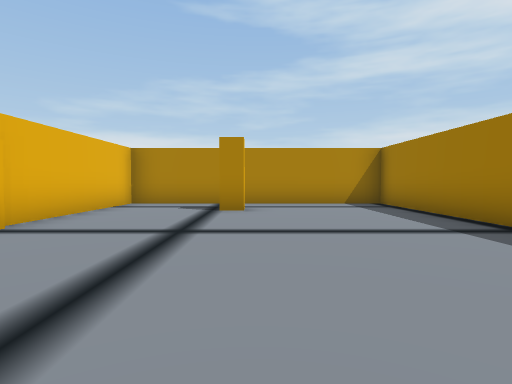
[1] (above)

20 first-person views from a walk through a Unity game level. The camera is 1.2 m above the floor, tilts 2° down and sees 80° across. The floor is counted in squares, 2 m on a side. Each view is taken from the middle of a square. On the plan, view 1 faces up. The plan holds only what a view shows up to about 9 squares ahead; the rest is blank. The place goes on beyond the plan. Some animated figures are not drawn.

[2]
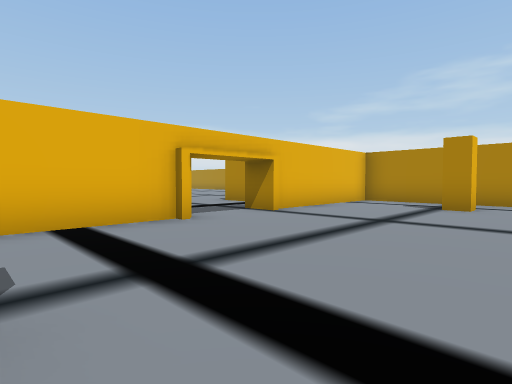

[3]
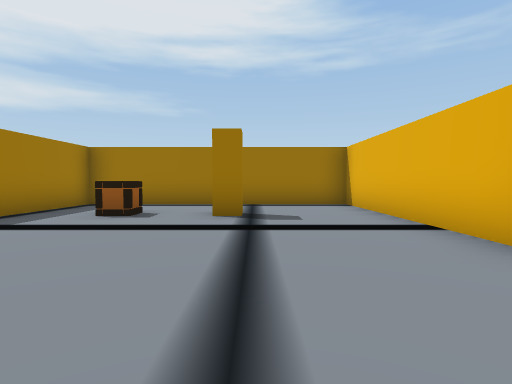

[4]
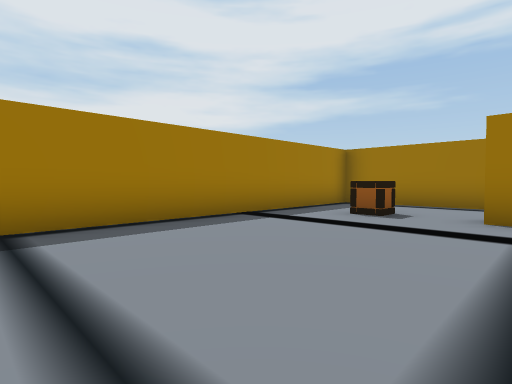

[5]
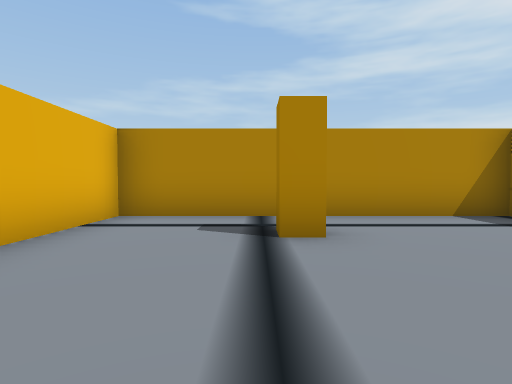

[6]
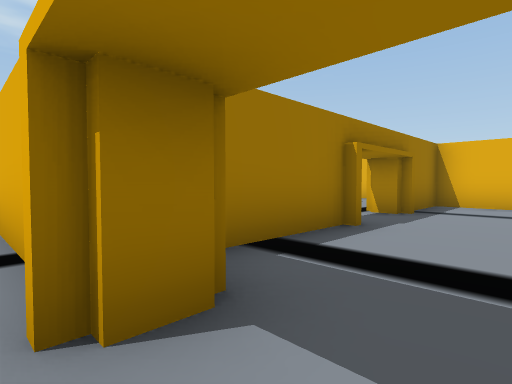

[7]
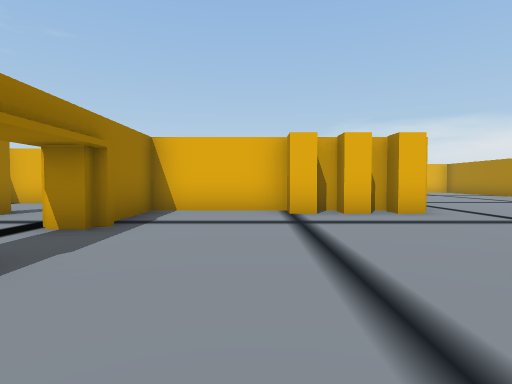

[8]
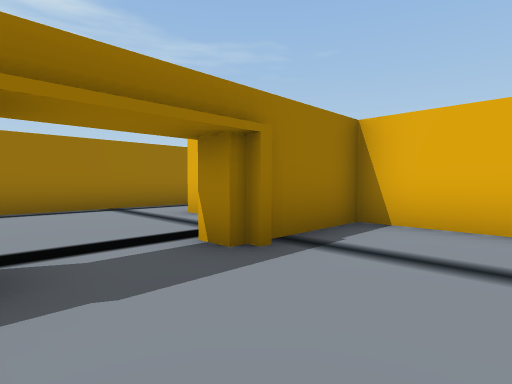

[9]
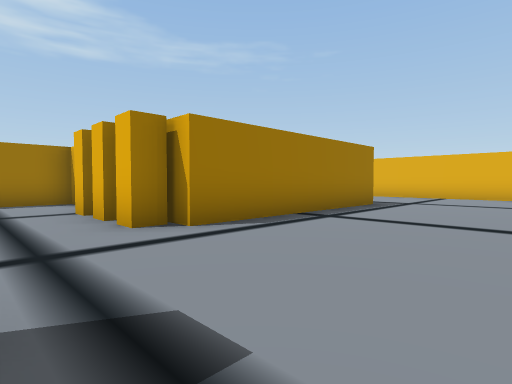

[10]
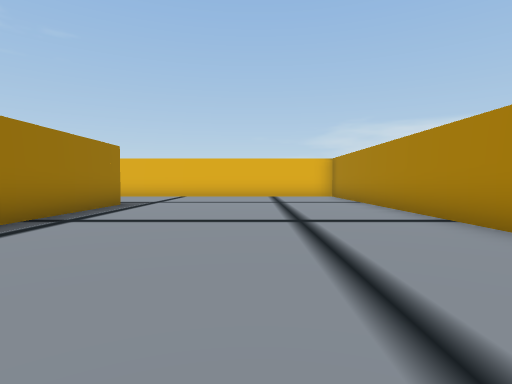

[11]
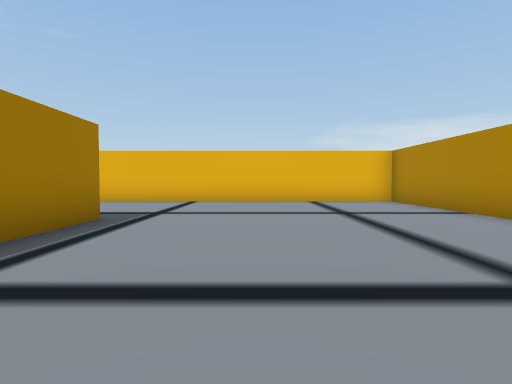

[12]
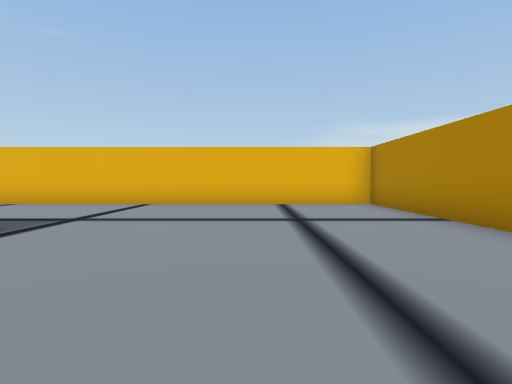

[13]
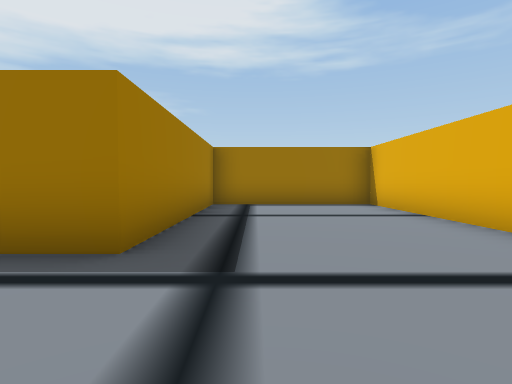

[14]
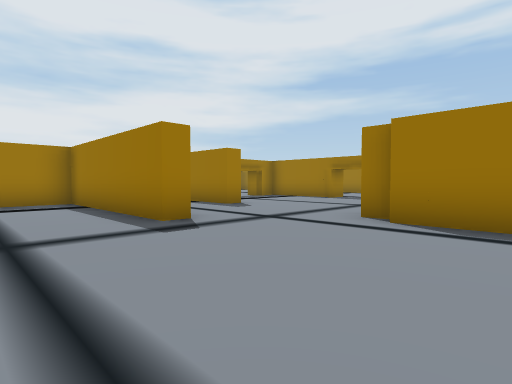

[15]
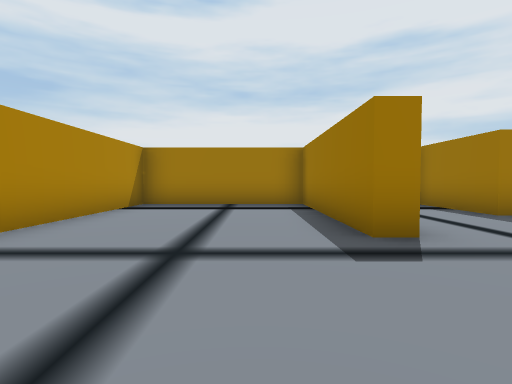

[16]
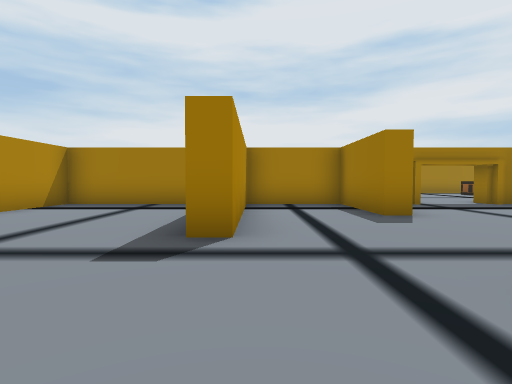

[17]
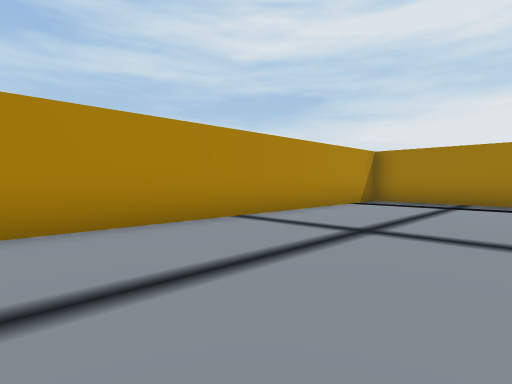

[18]
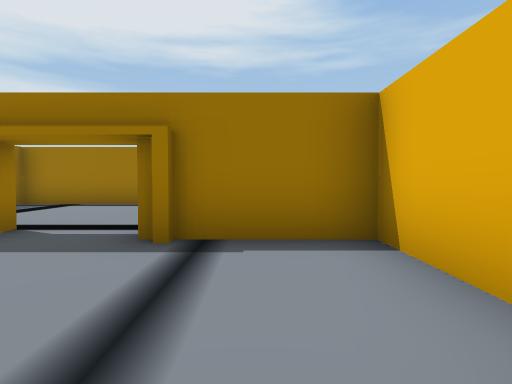

[19]
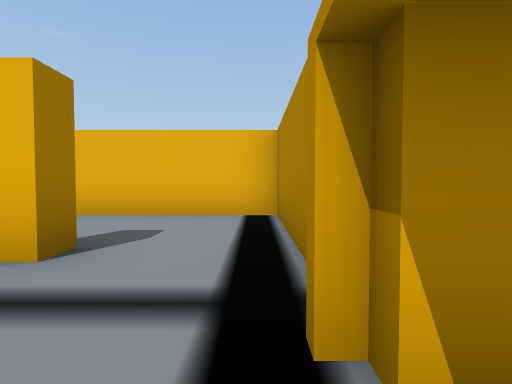

[20]
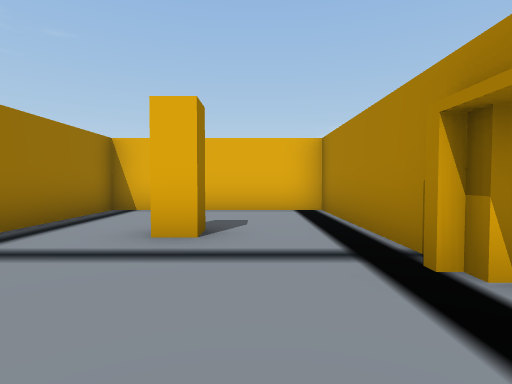

### Floor plan
Ten units are one square. View 1 is at (0, 0); x grows to the right and y downward. Boxes are objects, and circles mark ways between rooms. Rooms are numbered by the first view taken in them; rooms with no view inside come last. Other rooms are left out.
<svg viewBox="-215 -135 254 180">
<path fill="none" stroke="#000" d="M-34 -18 -34 40 34 40 34 -83 -34 -83 -34 -40M-113 -32 -113 -9 -88 -9M-67 -52 -67 -57 -39 -57 -39 -82M-69 -9 -46 -9M-41 -83 -88 -83 -88 -87 -39 -87 -39 -130 -210 -130 -210 -9 -169 -9 -169 -65 -114 -65M-41 -18 -34 -18M-31 -37 -41 -37M-94 -4 -134 -4 -134 40 -39 40M-88 -9 -88 -4"/>
<rect x="-5" y="15" width="10" height="10" fill="#bbb"><title>other object</title></rect>
<rect x="-5" y="-65" width="10" height="10" fill="#bbb"><title>other object</title></rect>
<rect x="5" y="15" width="10" height="10" fill="#bbb"><title>crate</title></rect>
<rect x="-115" y="-45" width="10" height="10" fill="#bbb"><title>other object</title></rect>
<rect x="-115" y="-55" width="10" height="10" fill="#bbb"><title>other object</title></rect>
<rect x="-115" y="-65" width="10" height="10" fill="#bbb"><title>other object</title></rect>
<rect x="-115" y="15" width="10" height="10" fill="#bbb"><title>other object</title></rect>
<circle cx="-40" cy="-25" r="3" fill="#2a7"/>
<circle cx="-80" cy="-20" r="3" fill="#2a7"/>
<text x="0" y="-30">1</text>
<text x="-120" y="-70">2</text>
<text x="-90" y="20">3</text>
</svg>
Room 1 opens to room 2. Room 2 opens to room 3.

Where each view was taken, in squares from view 1:
view 1: 0 up, 0 right, facing up
view 2: 1 down, 1 right, facing up-left
view 3: 4 up, 1 left, facing down
view 4: 4 up, 1 left, facing down-right
view 5: 3 up, 1 left, facing up
view 6: 3 up, 3 left, facing down-left
view 7: 3 up, 5 left, facing left
view 8: 3 up, 7 left, facing down-left
view 9: 10 up, 9 left, facing down-left
view 10: 10 up, 9 left, facing left
view 11: 9 up, 12 left, facing left
view 12: 10 up, 13 left, facing left
view 13: 9 up, 18 left, facing down
view 14: 11 up, 13 left, facing down-right
view 15: 10 up, 12 left, facing right
view 16: 8 up, 12 left, facing right
view 17: 9 up, 13 left, facing up-right
view 18: 4 up, 10 left, facing down
view 19: 0 up, 8 left, facing left
view 20: 1 down, 7 left, facing left
